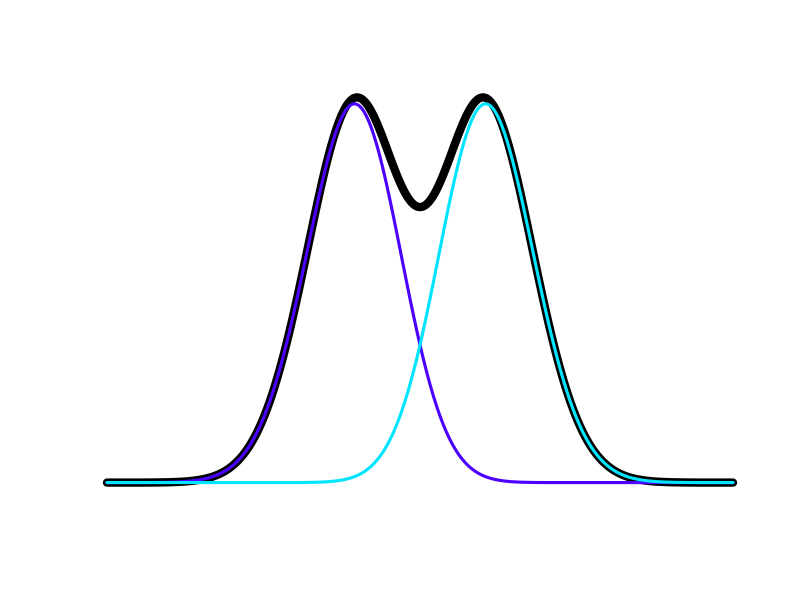
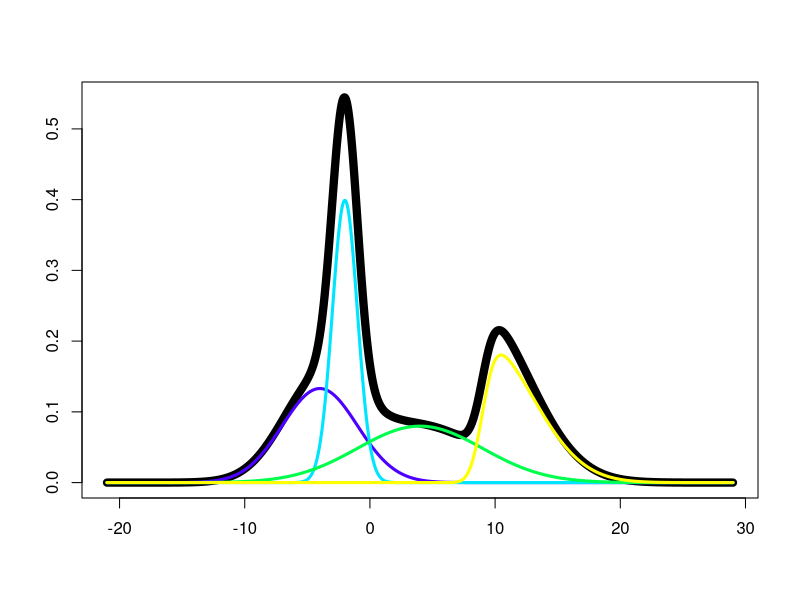

These charts were generated, in order, by the following R code:
# Normal distributions found in the Tower of Pisa
# www.overfitting.net
# https://www.overfitting.net/2026/01/distribuciones-normales-en-la-torre-de.html

library(Cairo)


# Function to plot N skewed normal distributions (each Area=1) and their sum
plot_skew_normals_and_sum <- function(
    xi = c(-0.2, 0.2),  # x axis locations
    omega = c(1, 1),  # widths (~stdev)
    alpha = c(-4, 4),  # skewness (asymmetry)
    n = 5000, labels = FALSE  # resolution and labelling
) {
    # Skewed normal distribution function of Area=1
    dskewnorm <- function(x, xi, omega, alpha) {
        z <- (x - xi) / omega
        2 / omega * dnorm(z) * pnorm(alpha * z)
    }
    
    # Calculations
    N = length(xi)  # number of curves
    from <- min(xi - 5*omega)
    to   <- max(xi + 5*omega)
    x <- seq(from, to, length.out = n)
    y=list()
    for (i in 1:N) y[[i]] <- dskewnorm(x, xi[i], omega[i], alpha[i])
    ysum <- Reduce(`+`, y)
    
    # Plotting
    plot(x, ysum, type = "l", lwd = 8,  # ysum always >= y[[i]]
         xlab = "", ylab = "", axes = labels, ann = labels, cex = 12)
    cols <- topo.colors(N)
    for (i in 1:N) lines(x, y[[i]], lwd = 3, col=cols[i])
}


# Adjustments to fit the staircase in the Tower of Pisa
CairoPNG("plot_skew_normals.png", width=1920, height=1080)
    plot_skew_normals_and_sum(
        xi = c(-3.7, 3.7),
        omega = c(5, 5),
        alpha = c(-0.8, 0.8)
    )
dev.off()


# Multiple distribution example
CairoPNG("plot_skew_normals_multi.png", width=512, height=400)
    plot_skew_normals_and_sum(
        xi = c(-4, -2, 4, 9),
        omega = c(3, 1, 5, 4),
        alpha = c(0, 0, 0, 5),
        labels = TRUE
    )
dev.off()
